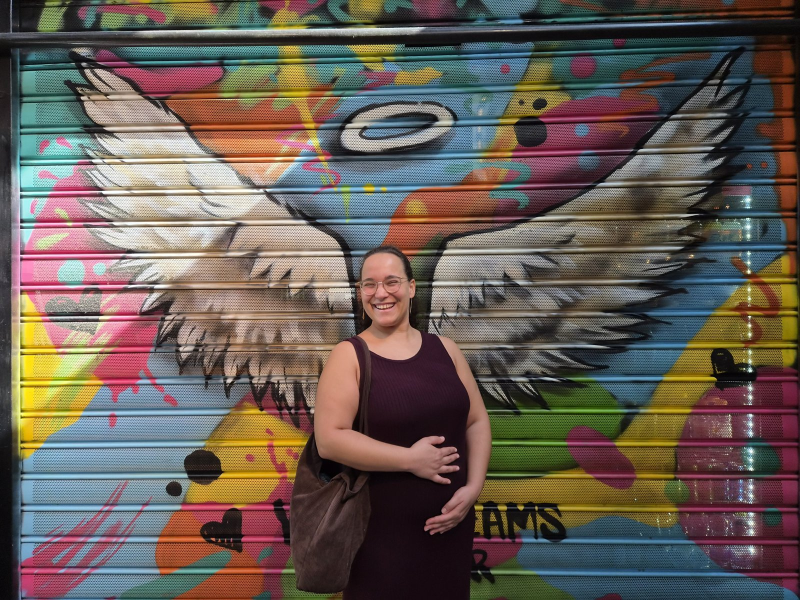
#> input picture photos/20260902_093957.jpg, 1600 x 1200 px (shown at 1/2 size)
$ python convert.py ../photos/20260902_093957.jpg
#> lines starting #> are read from the running program, lines starting #| are printed output that depends on the picture; after the words box and inside, x2 and y2 are one past the last pixel; in counts of white or black regions, pixels touching at a corner belong together
"""Convert a photo into a raw 1-bit 800x480 frame for the e-paper display.

Usage: .venv/bin/python tools/convert.py <photo> [--landscape]

Portrait photos (default) are cropped to 480x800 and rotated onto the
landscape panel, so the frame is stood upright. Writes out/frame.bin
(what the board downloads) and out/preview.png (what the screen will show).
Serve it with: python3 -m http.server 8000 --directory out
"""
import sys
from pathlib import Path

from PIL import Image, ImageOps

W, H = 800, 480  # native panel size
OUT = Path(__file__).resolve().parent.parent / "out"

src = Path(sys.argv[1])
landscape = "--landscape" in sys.argv

img = ImageOps.exif_transpose(Image.open(src)).convert("L")
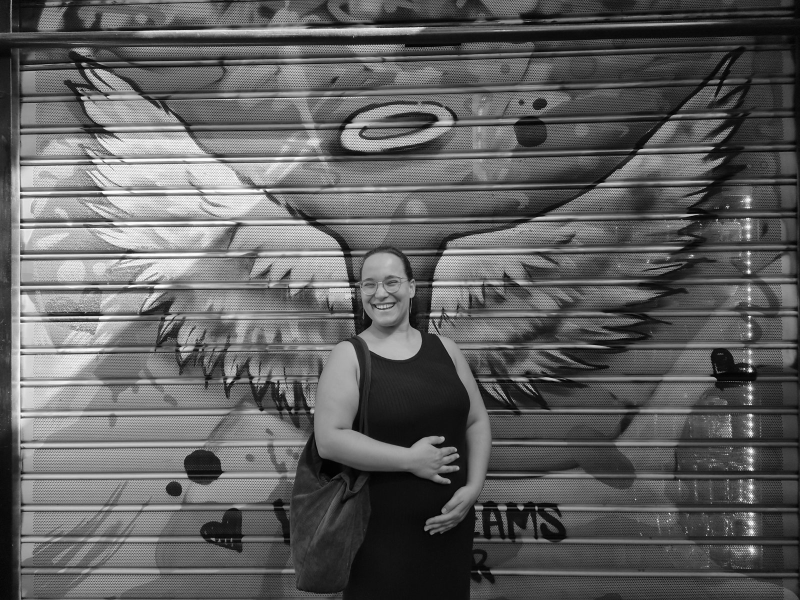
#> img: PIL image 1600x1200 L (shown at 1/2 size); min 0, max 255, mean 95.3
img = ImageOps.fit(img, (W, H) if landscape else (H, W), Image.LANCZOS)
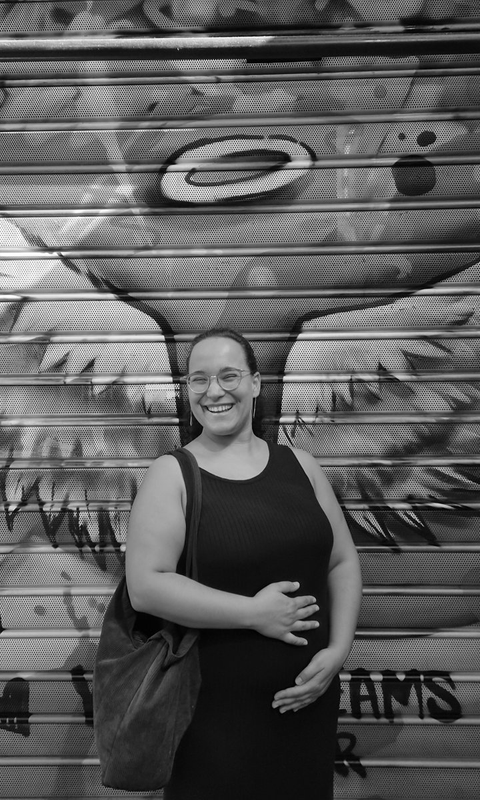
#> img: PIL image 480x800 L; min 0, max 255, mean 91.3
img = ImageOps.autocontrast(img, cutoff=1)
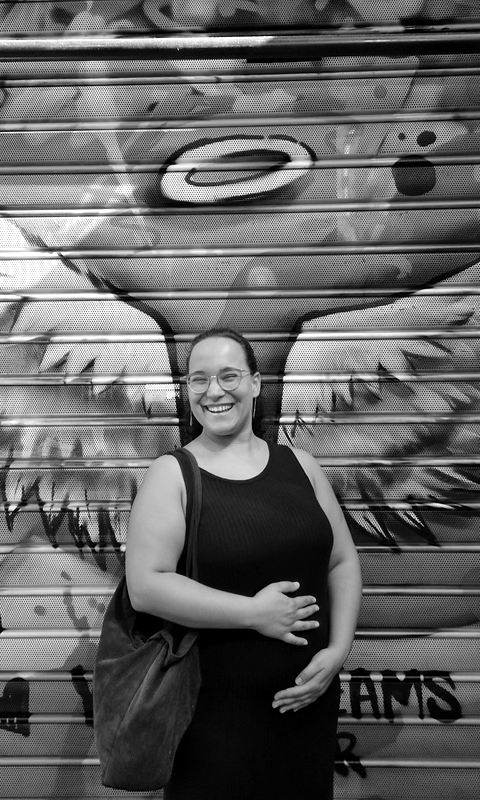
#> img: PIL image 480x800 L; min 0, max 255, mean 99
bw = img.convert("1")  # Floyd-Steinberg dithering
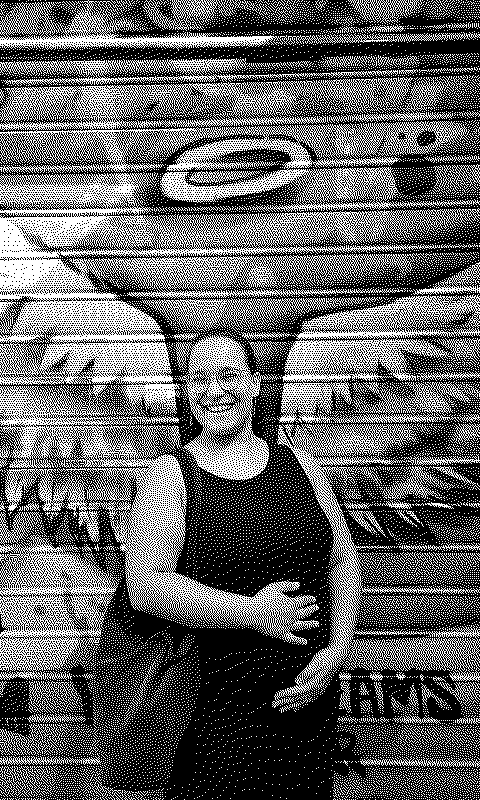
#> bw: PIL image 480x800 1; 38.8% white in thin lines or dots
OUT.mkdir(exist_ok=True)
bw.save(OUT / "preview.png")
if not landscape:
    bw = bw.rotate(-90, expand=True)  # photo top -> right edge of panel
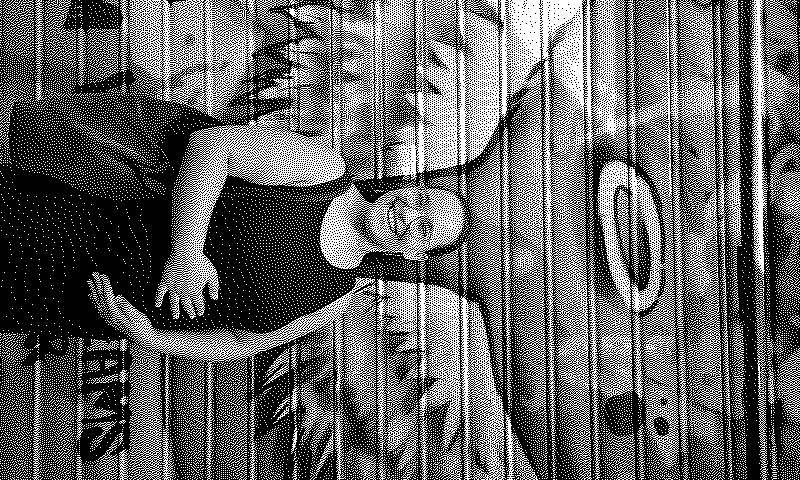
#> bw: PIL image 800x480 1; 38.8% white in thin lines or dots

# 1 bit per pixel, MSB first, rows padded to bytes; bit set = black pixel
data = bytes(b ^ 0xFF for b in bw.tobytes())
(OUT / "frame.bin").write_bytes(data)
print(f"Wrote out/frame.bin ({len(data)} bytes) and out/preview.png")
#| Wrote out/frame.bin (48000 bytes) and out/preview.png

$ run again, on photos/20261016_121124.jpg
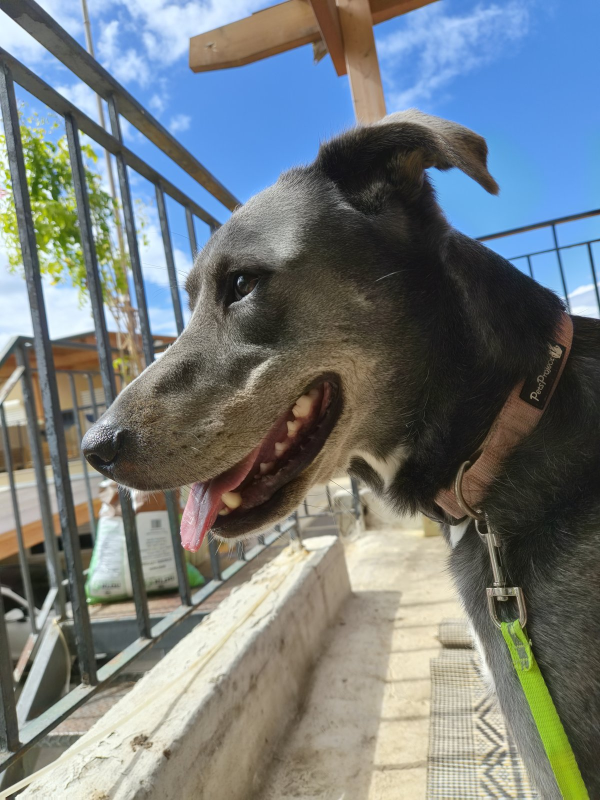
#> input picture photos/20261016_121124.jpg, 1200 x 1600 px (shown at 1/2 size)
#> `bw = img.convert("1")`:
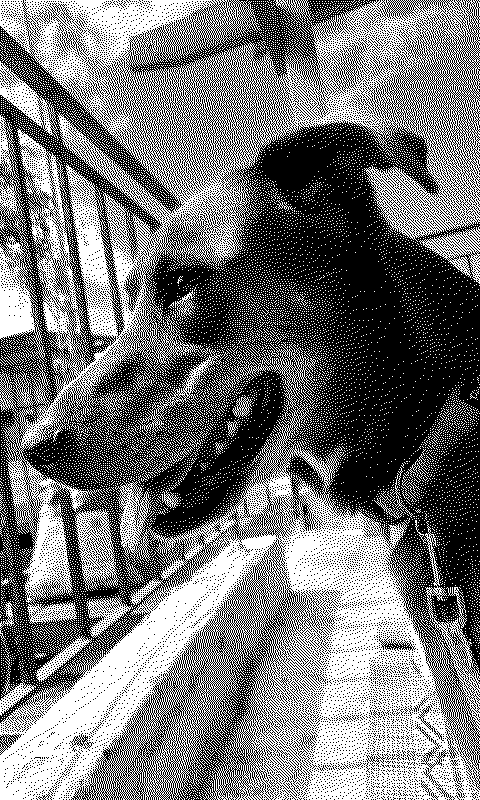
#> bw: PIL image 480x800 1; 46.6% white in thin lines or dots
#> `bw = bw.rotate(-90, expand=True)`:
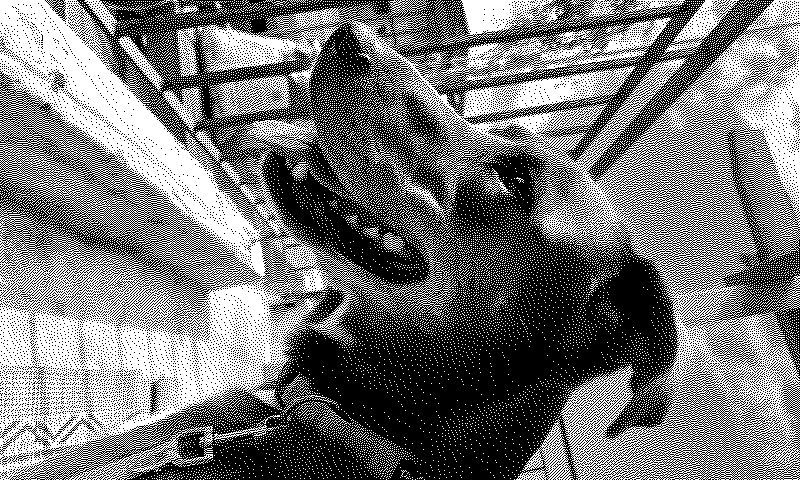
#> bw: PIL image 800x480 1; 46.6% white in thin lines or dots
#| Wrote out/frame.bin (48000 bytes) and out/preview.png

$ run again, on photos/20261016_124051.jpg
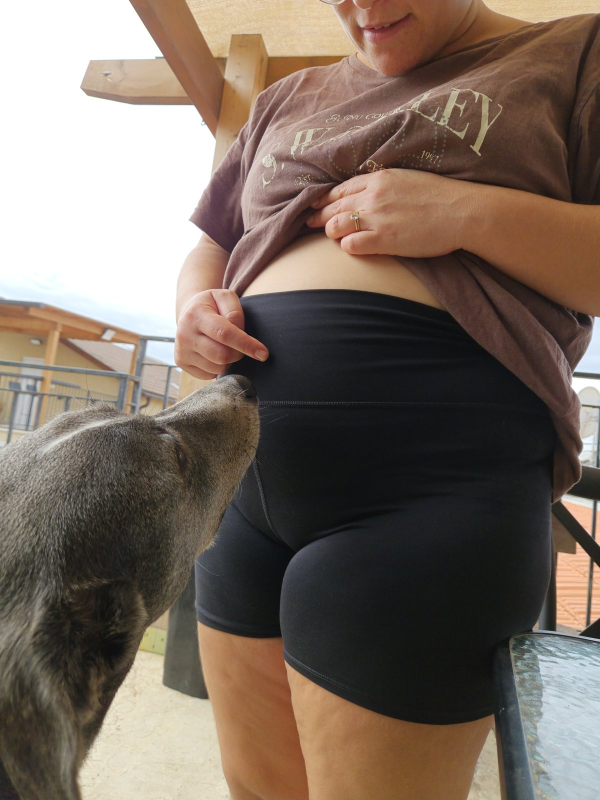
#> input picture photos/20261016_124051.jpg, 1200 x 1600 px (shown at 1/2 size)
#> `bw = img.convert("1")`:
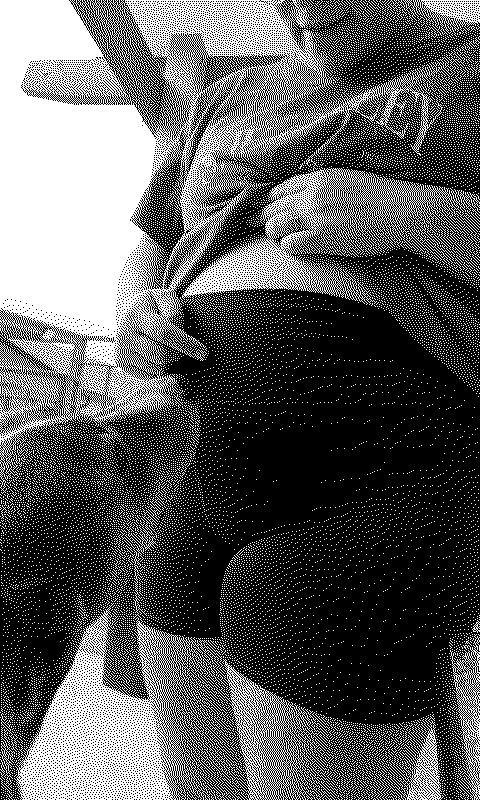
#> bw: PIL image 480x800 1; 36% white; 16000 white regions (15968 under 20 px), largest, box (x1, y1, x2, y2) and area: (0, 0, 465, 494) 75648, (14, 508, 337, 800) 23873, (182, 152, 480, 305) 11048
#> `bw = bw.rotate(-90, expand=True)`:
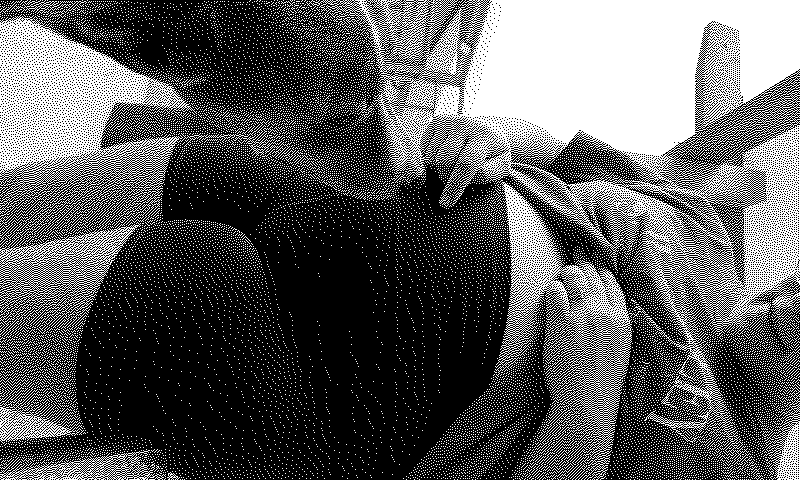
#> bw: PIL image 800x480 1; 36% white; 16000 white regions (15968 under 20 px), largest, box (x1, y1, x2, y2) and area: (306, 0, 800, 465) 75648, (0, 14, 292, 337) 23873, (495, 182, 648, 480) 11048
#| Wrote out/frame.bin (48000 bytes) and out/preview.png

$ run again, on photos/IMG-20260913-WA0001.jpg
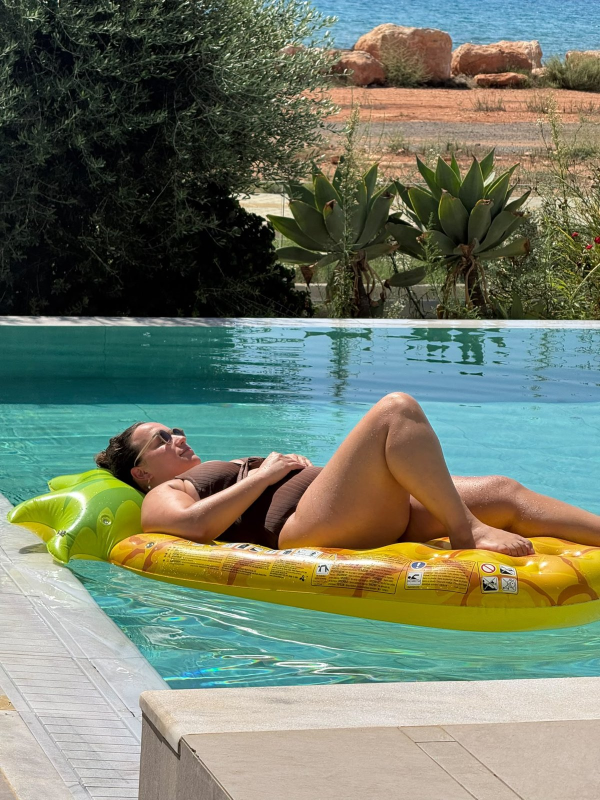
#> input picture photos/IMG-20260913-WA0001.jpg, 1200 x 1600 px (shown at 1/2 size)
#> `bw = img.convert("1")`:
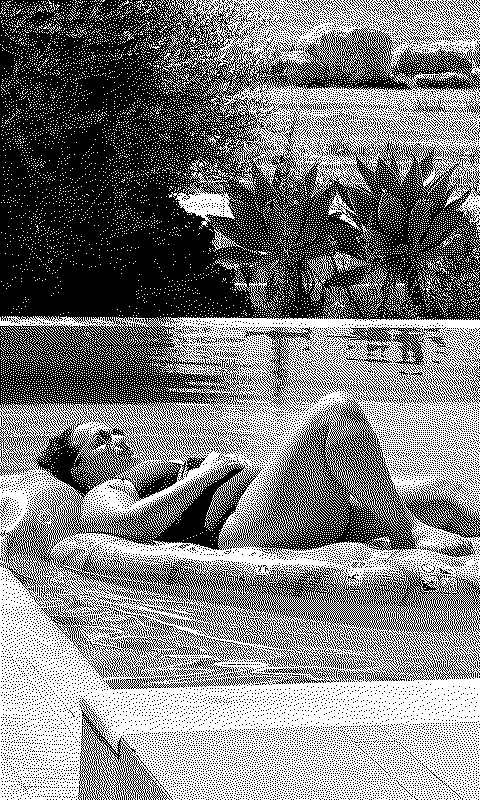
#> bw: PIL image 480x800 1; 50% white in thin lines or dots
#> `bw = bw.rotate(-90, expand=True)`:
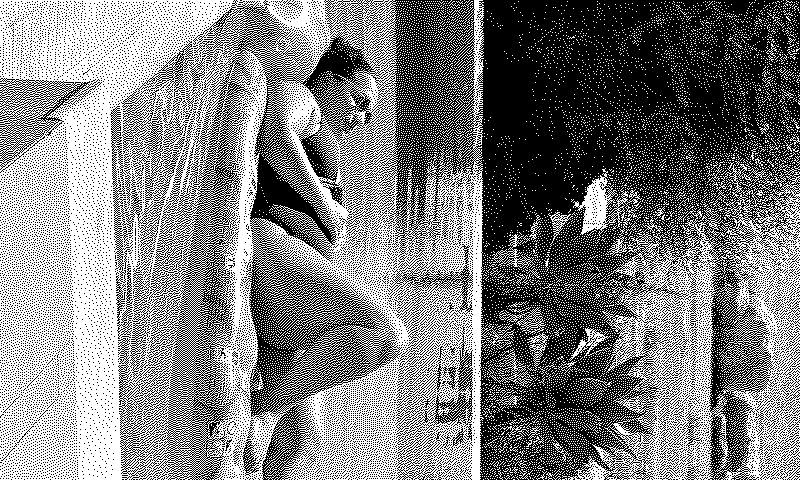
#> bw: PIL image 800x480 1; 50% white in thin lines or dots
#| Wrote out/frame.bin (48000 bytes) and out/preview.png
